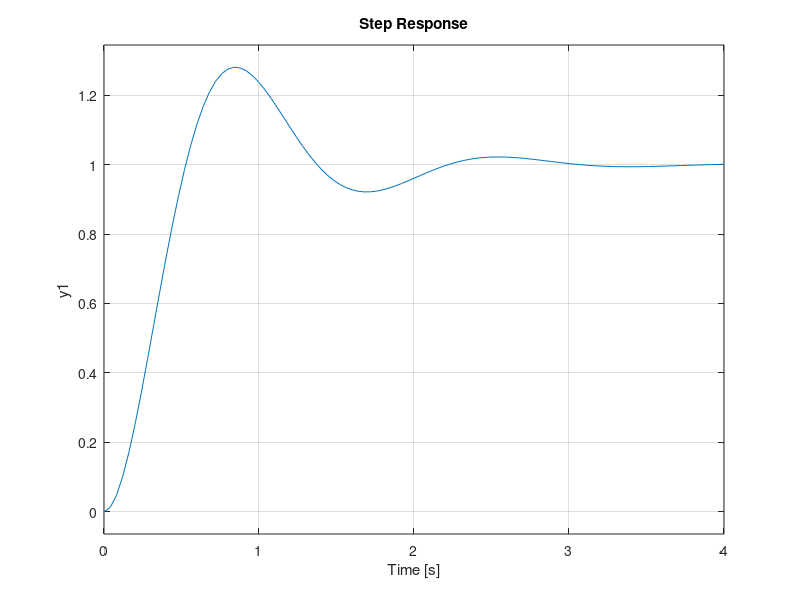

Write MATLAB code to recreate this figure. (Note: this script raises an error after producing the figure.)
%ECE451_CA1.m
%Makenzie Brian
%ECE451/ME430
%10/20/2017

%PART 1
clear
clc
clf

%subplot(4,1,1)
figure;
Transfunc1 = tf( [16] , [1 3 16] ) ;
step(Transfunc1)
stepinfo1 = stepinfo(Transfunc1)
risetime1 = getfield(stepinfo1,'RiseTime') ;
settlingtime1 = getfield(stepinfo1,'SettlingTime') ;
pOS1 = getfield(stepinfo1,'Overshoot') ;
peaktime1 = getfield(stepinfo1,'PeakTime') ;
xticks( [0 risetime1 peaktime1 1  2 settlingtime1 3] );
xticklabels( {'0','Tr','Tp','1' ,'2','Ts, 2%','3'} )

%subplot(4,1,2)
figure;
Transfunc2 = tf( [0.04] , [1 0.02 0.04] ) ;
step(Transfunc2)
stepinfo2 = stepinfo(Transfunc2)
risetime2 = getfield(stepinfo2,'RiseTime') ;
settlingtime2 = getfield(stepinfo2,'SettlingTime') ;
pOS2 = getfield(stepinfo2,'Overshoot') ;
peaktime2 = getfield(stepinfo2,'PeakTime') ;
xticks( [0 risetime2 peaktime2 200 settlingtime2 400 600] );
xticklabels( {'0','Tr','Tp','200' ,'Ts, 2%','400','600'} )

%subplot(4,1,3)
figure;
Transfunc3 = tf( [1 2.1] , [1 3 7 10] ) ;
step(Transfunc3)
stepinfo3 = stepinfo(Transfunc3)
risetime3 = getfield(stepinfo3,'RiseTime') ;
settlingtime3 = getfield(stepinfo3,'SettlingTime') ;
pOS3 = getfield(stepinfo3,'Overshoot') ;
peaktime3 = getfield(stepinfo3,'PeakTime') ;
xticks( [0 risetime3 peaktime3 4 settlingtime3 8 12] );
xticklabels( {'0','Tr','Tp','4' ,'Ts, 2%','8','12'} );


%PART 2
%subplot(4,1,4)
figure;
Transfunc4 = tf( [1] , [1 2 5] ) ;
step(Transfunc4)
stepinfo4 = stepinfo(Transfunc4)
risetime4 = getfield(stepinfo3,'RiseTime') ;
settlingtime4 = getfield(stepinfo4,'SettlingTime') ;
pOS4 = getfield(stepinfo4,'Overshoot') ;
peaktime4 = getfield(stepinfo4,'PeakTime') ;
xticks( [0 risetime4 1 peaktime4 2 3 settlingtime4 4] );
xticklabels( {'0','Tr','1','Tp','2','3','Ts, 2%','4'} )